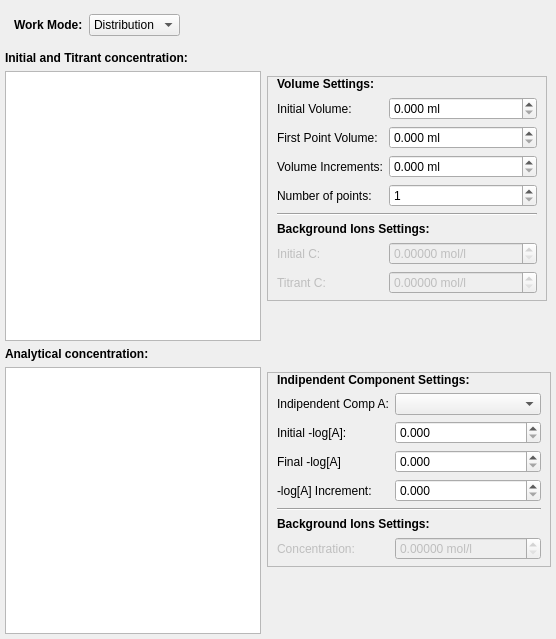
      <widget class="QWidget" name="Settings">
       <property name="enabled">
        <bool>true</bool>
       </property>
       <property name="sizePolicy">
        <sizepolicy hsizetype="Preferred" vsizetype="Maximum">
         <horstretch>0</horstretch>
         <verstretch>0</verstretch>
        </sizepolicy>
       </property>
       <attribute name="title">
        <string>Settings</string>
       </attribute>
       <layout class="QVBoxLayout" name="verticalLayout_7">
        <property name="sizeConstraint">
         <enum>QLayout::SetMaximumSize</enum>
        </property>
        <property name="leftMargin">
         <number>5</number>
        </property>
        <property name="topMargin">
         <number>5</number>
        </property>
        <property name="rightMargin">
         <number>5</number>
        </property>
        <property name="bottomMargin">
         <number>5</number>
        </property>
        <item>
         <widget class="QWidget" name="dmodeSelector" native="true">
          <property name="sizePolicy">
           <sizepolicy hsizetype="Maximum" vsizetype="Maximum">
            <horstretch>0</horstretch>
            <verstretch>0</verstretch>
           </sizepolicy>
          </property>
          <layout class="QHBoxLayout" name="horizontalLayout_2">
           <item>
            <widget class="QLabel" name="dmode_label">
             <property name="sizePolicy">
              <sizepolicy hsizetype="Maximum" vsizetype="Maximum">
               <horstretch>0</horstretch>
               <verstretch>0</verstretch>
              </sizepolicy>
             </property>
             <property name="text">
              <string>&lt;html&gt;&lt;head/&gt;&lt;body&gt;&lt;p&gt;&lt;span style=&quot; font-weight:600;&quot;&gt;Work Mode:&lt;/span&gt;&lt;/p&gt;&lt;/body&gt;&lt;/html&gt;</string>
             </property>
            </widget>
           </item>
           <item>
            <widget class="QComboBox" name="dmode">
             <property name="sizePolicy">
              <sizepolicy hsizetype="Maximum" vsizetype="Fixed">
               <horstretch>0</horstretch>
               <verstretch>0</verstretch>
              </sizepolicy>
             </property>
             <property name="statusTip">
              <string>Select operation mode.</string>
             </property>
             <property name="currentIndex">
              <number>1</number>
             </property>
             <item>
              <property name="text">
               <string>Titration</string>
              </property>
             </item>
             <item>
              <property name="text">
               <string>Distribution</string>
              </property>
             </item>
            </widget>
           </item>
          </layout>
         </widget>
        </item>
        <item>
         <widget class="QWidget" name="dmode0Input" native="true">
          <property name="sizePolicy">
           <sizepolicy hsizetype="Maximum" vsizetype="Preferred">
            <horstretch>0</horstretch>
            <verstretch>0</verstretch>
           </sizepolicy>
          </property>
          <layout class="QHBoxLayout" name="horizontalLayout_3">
           <property name="leftMargin">
            <number>0</number>
           </property>
           <property name="topMargin">
            <number>0</number>
           </property>
           <property name="rightMargin">
            <number>0</number>
           </property>
           <property name="bottomMargin">
            <number>0</number>
           </property>
           <item>
            <widget class="QWidget" name="widget" native="true">
             <property name="sizePolicy">
              <sizepolicy hsizetype="Maximum" vsizetype="Preferred">
               <horstretch>0</horstretch>
               <verstretch>0</verstretch>
              </sizepolicy>
             </property>
             <layout class="QVBoxLayout" name="verticalLayout_4">
              <property name="leftMargin">
               <number>0</number>
              </property>
              <property name="topMargin">
               <number>0</number>
              </property>
              <property name="rightMargin">
               <number>0</number>
              </property>
              <property name="bottomMargin">
               <number>0</number>
              </property>
              <item>
               <widget class="QLabel" name="label_2">
                <property name="text">
                 <string>&lt;html&gt;&lt;head/&gt;&lt;body&gt;&lt;p&gt;&lt;span style=&quot; font-weight:600;&quot;&gt;Initial and Titrant concentration:&lt;/span&gt;&lt;/p&gt;&lt;/body&gt;&lt;/html&gt;</string>
                </property>
               </widget>
              </item>
              <item>
               <widget class="QTableView" name="dmode0_concView"/>
              </item>
             </layout>
            </widget>
           </item>
           <item>
            <widget class="QWidget" name="widget_3" native="true">
             <property name="sizePolicy">
              <sizepolicy hsizetype="Expanding" vsizetype="Preferred">
               <horstretch>0</horstretch>
               <verstretch>0</verstretch>
              </sizepolicy>
             </property>
             <property name="minimumSize">
              <size>
               <width>263</width>
               <height>287</height>
              </size>
             </property>
             <layout class="QVBoxLayout" name="verticalLayout_9">
              <property name="leftMargin">
               <number>0</number>
              </property>
              <property name="topMargin">
               <number>25</number>
              </property>
              <property name="rightMargin">
               <number>0</number>
              </property>
              <property name="bottomMargin">
               <number>0</number>
              </property>
              <item>
               <widget class="QFrame" name="frame">
                <property name="sizePolicy">
                 <sizepolicy hsizetype="Maximum" vsizetype="Maximum">
                  <horstretch>0</horstretch>
                  <verstretch>0</verstretch>
                 </sizepolicy>
                </property>
                <property name="minimumSize">
                 <size>
                  <width>280</width>
                  <height>0</height>
                 </size>
                </property>
                <property name="frameShape">
                 <enum>QFrame::StyledPanel</enum>
                </property>
                <property name="frameShadow">
                 <enum>QFrame::Raised</enum>
                </property>
                <layout class="QFormLayout" name="formLayout">
                 <property name="topMargin">
                  <number>0</number>
                 </property>
                 <property name="bottomMargin">
                  <number>6</number>
                 </property>
                 <item row="0" column="0" colspan="2">
                  <widget class="QLabel" name="label_3">
                   <property name="text">
                    <string>&lt;html&gt;&lt;head/&gt;&lt;body&gt;&lt;p&gt;&lt;span style=&quot; font-weight:600;&quot;&gt;Volume Settings:&lt;/span&gt;&lt;/p&gt;&lt;/body&gt;&lt;/html&gt;</string>
                   </property>
                  </widget>
                 </item>
                 <item row="1" column="0">
                  <widget class="QLabel" name="v0_label">
                   <property name="text">
                    <string>Initial Volume:</string>
                   </property>
                  </widget>
                 </item>
                 <item row="1" column="1">
                  <widget class="QDoubleSpinBox" name="v0">
                   <property name="statusTip">
                    <string>Initial volume in the titration vessel.</string>
                   </property>
                   <property name="suffix">
                    <string> ml</string>
                   </property>
                   <property name="decimals">
                    <number>3</number>
                   </property>
                   <property name="maximum">
                    <double>900.000000000000000</double>
                   </property>
                   <property name="singleStep">
                    <double>0.050000000000000</double>
                   </property>
                  </widget>
                 </item>
                 <item row="2" column="0">
                  <widget class="QLabel" name="initv_label">
                   <property name="text">
                    <string>First Point Volume:</string>
                   </property>
                  </widget>
                 </item>
                 <item row="2" column="1">
                  <widget class="QDoubleSpinBox" name="initv">
                   <property name="statusTip">
                    <string>Volume in the vessel at the first titration point.</string>
                   </property>
                   <property name="suffix">
                    <string> ml</string>
                   </property>
                   <property name="decimals">
                    <number>3</number>
                   </property>
                   <property name="maximum">
                    <double>900.000000000000000</double>
                   </property>
                   <property name="singleStep">
                    <double>0.050000000000000</double>
                   </property>
                  </widget>
                 </item>
                 <item row="3" column="0">
                  <widget class="QLabel" name="vinc_label">
                   <property name="text">
                    <string>Volume Increments:</string>
                   </property>
                  </widget>
                 </item>
                 <item row="3" column="1">
                  <widget class="QDoubleSpinBox" name="vinc">
                   <property name="statusTip">
                    <string>Increment in volume for each titration point.</string>
                   </property>
                   <property name="suffix">
                    <string> ml</string>
                   </property>
                   <property name="decimals">
                    <number>3</number>
                   </property>
                   <property name="maximum">
                    <double>900.000000000000000</double>
                   </property>
                   <property name="singleStep">
                    <double>0.050000000000000</double>
                   </property>
                  </widget>
                 </item>
                 <item row="4" column="0">
                  <widget class="QLabel" name="nop_label">
                   <property name="text">
                    <string>Number of points:</string>
                   </property>
                  </widget>
                 </item>
                 <item row="4" column="1">
                  <widget class="QDoubleSpinBox" name="nop">
                   <property name="statusTip">
                    <string>Number of titration points.</string>
                   </property>
                   <property name="suffix">
                    <string/>
                   </property>
                   <property name="decimals">
                    <number>0</number>
                   </property>
                   <property name="minimum">
                    <double>1.000000000000000</double>
                   </property>
                   <property name="maximum">
                    <double>9000.000000000000000</double>
                   </property>
                   <property name="singleStep">
                    <double>1.000000000000000</double>
                   </property>
                  </widget>
                 </item>
                 <item row="5" column="0" colspan="2">
                  <widget class="Line" name="line_2">
                   <property name="orientation">
                    <enum>Qt::Horizontal</enum>
                   </property>
                  </widget>
                 </item>
                 <item row="6" column="0" colspan="2">
                  <widget class="QLabel" name="label_4">
                   <property name="text">
                    <string>&lt;html&gt;&lt;head/&gt;&lt;body&gt;&lt;p&gt;&lt;span style=&quot; font-weight:600;&quot;&gt;Background Ions Settings:&lt;/span&gt;&lt;/p&gt;&lt;/body&gt;&lt;/html&gt;</string>
                   </property>
                  </widget>
                 </item>
                 <item row="7" column="0">
                  <widget class="QLabel" name="c0back_label">
                   <property name="enabled">
                    <bool>false</bool>
                   </property>
                   <property name="text">
                    <string>Initial C:</string>
                   </property>
                  </widget>
                 </item>
                 <item row="8" column="0">
                  <widget class="QLabel" name="ctback_label">
                   <property name="enabled">
                    <bool>false</bool>
                   </property>
                   <property name="text">
                    <string>Titrant C:</string>
                   </property>
                  </widget>
                 </item>
                 <item row="7" column="1">
                  <widget class="QDoubleSpinBox" name="c0back">
                   <property name="enabled">
                    <bool>false</bool>
                   </property>
                   <property name="statusTip">
                    <string>Initial concentration of beckground ions in titration vessel.</string>
                   </property>
                   <property name="suffix">
                    <string> mol/l</string>
                   </property>
                   <property name="decimals">
                    <number>5</number>
                   </property>
                   <property name="maximum">
                    <double>900.000000000000000</double>
                   </property>
                   <property name="singleStep">
                    <double>0.050000000000000</double>
                   </property>
                  </widget>
                 </item>
                 <item row="8" column="1">
                  <widget class="QDoubleSpinBox" name="ctback">
                   <property name="enabled">
                    <bool>false</bool>
                   </property>
                   <property name="statusTip">
                    <string>Concentration of background ions in the titrant.</string>
                   </property>
                   <property name="suffix">
                    <string> mol/l</string>
                   </property>
                   <property name="decimals">
                    <number>5</number>
                   </property>
                   <property name="maximum">
                    <double>900.000000000000000</double>
                   </property>
                   <property name="singleStep">
                    <double>0.050000000000000</double>
                   </property>
                  </widget>
                 </item>
                </layout>
               </widget>
              </item>
              <item>
               <spacer name="verticalSpacer_3">
                <property name="orientation">
                 <enum>Qt::Vertical</enum>
                </property>
                <property name="sizeType">
                 <enum>QSizePolicy::Expanding</enum>
                </property>
                <property name="sizeHint" stdset="0">
                 <size>
                  <width>20</width>
                  <height>40</height>
                 </size>
                </property>
               </spacer>
              </item>
             </layout>
            </widget>
           </item>
          </layout>
         </widget>
        </item>
        <item>
         <widget class="QWidget" name="dmode1Input" native="true">
          <property name="sizePolicy">
           <sizepolicy hsizetype="Maximum" vsizetype="Preferred">
            <horstretch>0</horstretch>
            <verstretch>0</verstretch>
           </sizepolicy>
          </property>
          <layout class="QHBoxLayout" name="horizontalLayout_7">
           <property name="leftMargin">
            <number>0</number>
           </property>
           <property name="topMargin">
            <number>0</number>
           </property>
           <property name="rightMargin">
            <number>0</number>
           </property>
           <property name="bottomMargin">
            <number>0</number>
           </property>
           <item>
            <widget class="QWidget" name="widget_5" native="true">
             <property name="sizePolicy">
              <sizepolicy hsizetype="Maximum" vsizetype="Preferred">
               <horstretch>0</horstretch>
               <verstretch>0</verstretch>
              </sizepolicy>
             </property>
             <layout class="QVBoxLayout" name="verticalLayout_10">
              <property name="leftMargin">
               <number>0</number>
              </property>
              <property name="topMargin">
               <number>0</number>
              </property>
              <property name="rightMargin">
               <number>0</number>
              </property>
              <property name="bottomMargin">
               <number>0</number>
              </property>
              <item>
               <widget class="QLabel" name="label_8">
                <property name="text">
                 <string>&lt;html&gt;&lt;head/&gt;&lt;body&gt;&lt;p&gt;&lt;span style=&quot; font-weight:600;&quot;&gt;Analytical concentration:&lt;/span&gt;&lt;/p&gt;&lt;/body&gt;&lt;/html&gt;</string>
                </property>
               </widget>
              </item>
              <item>
               <widget class="QTableView" name="dmode1_concView"/>
              </item>
             </layout>
            </widget>
           </item>
           <item>
            <widget class="QWidget" name="widget_11" native="true">
             <property name="sizePolicy">
              <sizepolicy hsizetype="Expanding" vsizetype="Preferred">
               <horstretch>0</horstretch>
               <verstretch>0</verstretch>
              </sizepolicy>
             </property>
             <property name="minimumSize">
              <size>
               <width>263</width>
               <height>287</height>
              </size>
             </property>
             <layout class="QVBoxLayout" name="verticalLayout_11">
              <property name="leftMargin">
               <number>0</number>
              </property>
              <property name="topMargin">
               <number>25</number>
              </property>
              <property name="rightMargin">
               <number>0</number>
              </property>
              <property name="bottomMargin">
               <number>0</number>
              </property>
              <item>
               <widget class="QFrame" name="frame_2">
                <property name="sizePolicy">
                 <sizepolicy hsizetype="Maximum" vsizetype="Maximum">
                  <horstretch>0</horstretch>
                  <verstretch>0</verstretch>
                 </sizepolicy>
                </property>
                <property name="minimumSize">
                 <size>
                  <width>284</width>
                  <height>0</height>
                 </size>
                </property>
                <property name="frameShape">
                 <enum>QFrame::StyledPanel</enum>
                </property>
                <property name="frameShadow">
                 <enum>QFrame::Raised</enum>
                </property>
                <layout class="QFormLayout" name="formLayout_2">
                 <property name="topMargin">
                  <number>0</number>
                 </property>
                 <property name="bottomMargin">
                  <number>6</number>
                 </property>
                 <item row="0" column="0" colspan="2">
                  <widget class="QLabel" name="label_9">
                   <property name="text">
                    <string>&lt;html&gt;&lt;head/&gt;&lt;body&gt;&lt;p&gt;&lt;span style=&quot; font-weight:600;&quot;&gt;Indipendent Component Settings:&lt;/span&gt;&lt;/p&gt;&lt;/body&gt;&lt;/html&gt;</string>
                   </property>
                  </widget>
                 </item>
                 <item row="2" column="0">
                  <widget class="QLabel" name="initialLog_label">
                   <property name="text">
                    <string>Initial -log[A]:</string>
                   </property>
                  </widget>
                 </item>
                 <item row="2" column="1">
                  <widget class="QDoubleSpinBox" name="initialLog">
                   <property name="statusTip">
                    <string>Initial Log value of the indipendent component.</string>
                   </property>
                   <property name="decimals">
                    <number>3</number>
                   </property>
                   <property name="maximum">
                    <double>900.000000000000000</double>
                   </property>
                   <property name="singleStep">
                    <double>0.050000000000000</double>
                   </property>
                  </widget>
                 </item>
                 <item row="3" column="0">
                  <widget class="QLabel" name="finalLog_label">
                   <property name="text">
                    <string>Final -log[A]</string>
                   </property>
                  </widget>
                 </item>
                 <item row="3" column="1">
                  <widget class="QDoubleSpinBox" name="finalLog">
                   <property name="statusTip">
                    <string>Final Log value of the indipendent component.</string>
                   </property>
                   <property name="decimals">
                    <number>3</number>
                   </property>
                   <property name="maximum">
                    <double>900.000000000000000</double>
                   </property>
                   <property name="singleStep">
                    <double>0.050000000000000</double>
                   </property>
                  </widget>
                 </item>
                 <item row="4" column="0">
                  <widget class="QLabel" name="logInc_label">
                   <property name="text">
                    <string>-log[A] Increment:</string>
                   </property>
                  </widget>
                 </item>
                 <item row="4" column="1">
                  <widget class="QDoubleSpinBox" name="logInc">
                   <property name="statusTip">
                    <string>Log increment of the indipendent component at each point.</string>
                   </property>
                   <property name="decimals">
                    <number>3</number>
                   </property>
                   <property name="maximum">
                    <double>900.000000000000000</double>
                   </property>
                   <property name="singleStep">
                    <double>0.050000000000000</double>
                   </property>
                  </widget>
                 </item>
                 <item row="5" column="0" colspan="2">
                  <widget class="Line" name="line_3">
                   <property name="orientation">
                    <enum>Qt::Horizontal</enum>
                   </property>
                  </widget>
                 </item>
                 <item row="6" column="0" colspan="2">
                  <widget class="QLabel" name="label_16">
                   <property name="text">
                    <string>&lt;html&gt;&lt;head/&gt;&lt;body&gt;&lt;p&gt;&lt;span style=&quot; font-weight:600;&quot;&gt;Background Ions Settings:&lt;/span&gt;&lt;/p&gt;&lt;/body&gt;&lt;/html&gt;</string>
                   </property>
                  </widget>
                 </item>
                 <item row="7" column="0">
                  <widget class="QLabel" name="cback_label">
                   <property name="enabled">
                    <bool>false</bool>
                   </property>
                   <property name="text">
                    <string>Concentration:</string>
                   </property>
                  </widget>
                 </item>
                 <item row="7" column="1">
                  <widget class="QDoubleSpinBox" name="cback">
                   <property name="enabled">
                    <bool>false</bool>
                   </property>
                   <property name="toolTip">
                    <string>Sum of the concentrations of ionic species that do not take part in the reactions.</string>
                   </property>
                   <property name="statusTip">
                    <string>Sum of the concentrations of ionic species that do not take part in the reactions.</string>
                   </property>
                   <property name="suffix">
                    <string> mol/l</string>
                   </property>
                   <property name="decimals">
                    <number>5</number>
                   </property>
                   <property name="maximum">
                    <double>900.000000000000000</double>
                   </property>
                   <property name="singleStep">
                    <double>0.050000000000000</double>
                   </property>
                  </widget>
                 </item>
                 <item row="1" column="0">
                  <widget class="QLabel" name="indComp_label">
                   <property name="text">
                    <string>Indipendent Comp A:</string>
                   </property>
                  </widget>
                 </item>
                 <item row="1" column="1">
                  <widget class="QComboBox" name="indComp">
                   <property name="statusTip">
                    <string>Component to be considered indipendent.</string>
                   </property>
                  </widget>
                 </item>
                </layout>
               </widget>
              </item>
              <item>
               <spacer name="verticalSpacer_6">
                <property name="orientation">
                 <enum>Qt::Vertical</enum>
                </property>
                <property name="sizeHint" stdset="0">
                 <size>
                  <width>20</width>
                  <height>40</height>
                 </size>
                </property>
               </spacer>
              </item>
             </layout>
            </widget>
           </item>
          </layout>
         </widget>
        </item>
       </layout>
      </widget>
